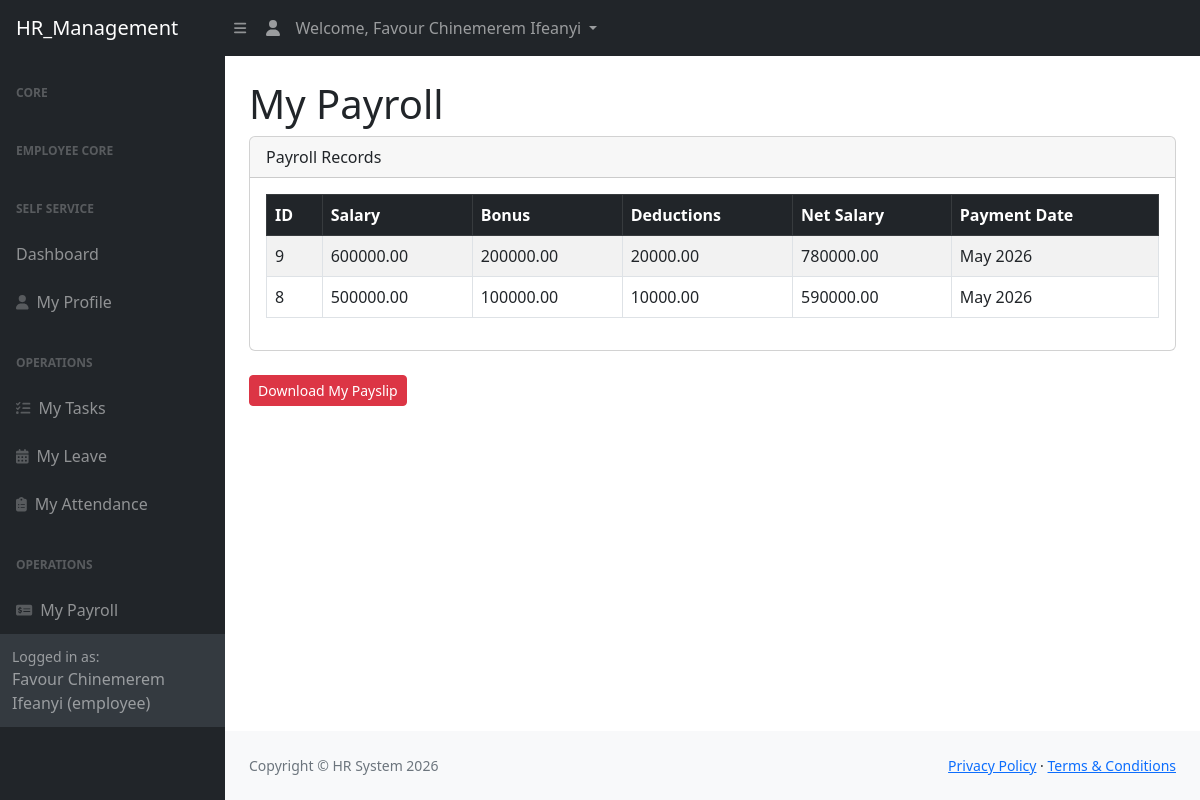
Page /hr_suite/employee_dashboard/payroll.php (signed in) on the committed database.
### tables this page shows
CREATE TABLE `payroll` (
  `id` int(11) NOT NULL,
  `user_id` int(11) NOT NULL,
  `basic_salary` decimal(10,2) NOT NULL,
  `allowance` decimal(10,2) NOT NULL DEFAULT 0.00,
  `deduction` decimal(10,2) NOT NULL DEFAULT 0.00,
  `net_salary` decimal(10,2) GENERATED ALWAYS AS (`basic_salary` + `allowance` - `deduction`) STORED,
  `pay_month` varchar(20) DEFAULT NULL,
  `created_at` timestamp NULL DEFAULT current_timestamp()
);

### hr_suite/employee_dashboard/payroll.php (the view, shortened to what this page needs)
<?php
include("../config/db.php");
$user_id = $_SESSION['user_id'];
$sql = "
    SELECT payroll.*, users.full_name
    FROM payroll
    LEFT JOIN users
    ON payroll.user_id = users.id
    WHERE payroll.user_id='$user_id'
    ORDER BY payroll.id DESC
";
$result = mysqli_query($conn, $sql);
?>
<?php include("../includes/header.php"); ?>
<div id="layoutSidenav">
<?php include("../includes/sidebar.php"); ?>
<div id="layoutSidenav_content">
<main>
<div class="container-fluid px-4">
<h1 class="mt-4">My Payroll</h1>
<div class="card mb-4">
<div class="card-header">
Payroll Records
</div>
<div class="card-body">
<table class="table table-bordered table-striped">
<thead class="table-dark">
<tr>
    <th>ID</th>
    <th>Salary</th>
    <th>Bonus</th>
    <th>Deductions</th>
    <th>Net Salary</th>
    <th>Payment Date</th>
</tr>
</thead>
<tbody>
<?php if(mysqli_num_rows($result) > 0): ?>
<?php while($payrollData = mysqli_fetch_assoc($result)): ?>
<tr>
<td><?php echo $payrollData['id']; ?></td>
<td><?php echo $payrollData['basic_salary']; ?></td>
<td><?php echo $payrollData['allowance']; ?></td>
<td><?php echo $payrollData['deduction']; ?></td>
<td><?php echo $payrollData['net_salary']; ?></td>
<td><?php echo $payrollData['pay_month']; ?></td>
</tr>
<?php endwhile; ?>
<?php endif; ?>
</tbody>
</table>
</div>
</div>
<a href="payslip_pdf.php" class="btn btn-danger btn-sm">
    Download My Payslip
</a>
</div>
</main>
<?php include("../includes/footer.php"); ?>

### rows in the picture
payroll: id "9", basic_salary "600000.00", allowance "200000.00", deduction "20000.00", net_salary "780000.00", pay_month "May 2026"
payroll: id "8", basic_salary "500000.00", allowance "100000.00", deduction "10000.00", net_salary "590000.00", pay_month "May 2026"

### other values in the picture
$name "Favour Chinemerem Ifeanyi"
$role "employee"
